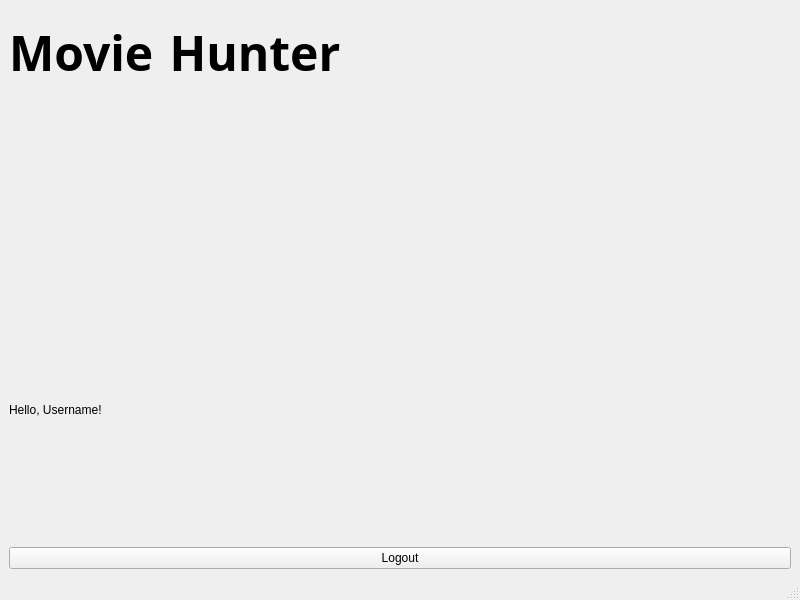
<?xml version="1.0" encoding="UTF-8"?>
<ui version="4.0">
 <class>MovieHunter</class>
 <widget class="QMainWindow" name="MovieHunter">
  <property name="geometry">
   <rect>
    <x>0</x>
    <y>0</y>
    <width>800</width>
    <height>600</height>
   </rect>
  </property>
  <property name="windowTitle">
   <string>MovieHunter</string>
  </property>
  <widget class="QWidget" name="centralwidget">
   <layout class="QVBoxLayout" name="verticalLayout_2">
    <item>
     <widget class="QLabel" name="label">
      <property name="maximumSize">
       <size>
        <width>16777215</width>
        <height>16777215</height>
       </size>
      </property>
      <property name="font">
       <font>
        <family>Noto Kufi Arabic</family>
        <pointsize>36</pointsize>
        <weight>75</weight>
        <bold>true</bold>
       </font>
      </property>
      <property name="text">
       <string>Movie Hunter</string>
      </property>
      <property name="alignment">
       <set>Qt::AlignLeading|Qt::AlignLeft|Qt::AlignTop</set>
      </property>
     </widget>
    </item>
    <item>
     <widget class="QLabel" name="label_2">
      <property name="text">
       <string>Hello, Username!</string>
      </property>
     </widget>
    </item>
    <item>
     <widget class="QPushButton" name="pushButton">
      <property name="text">
       <string>Logout</string>
      </property>
     </widget>
    </item>
   </layout>
  </widget>
  <widget class="QStatusBar" name="statusbar"/>
 </widget>
 <resources/>
 <connections/>
</ui>
